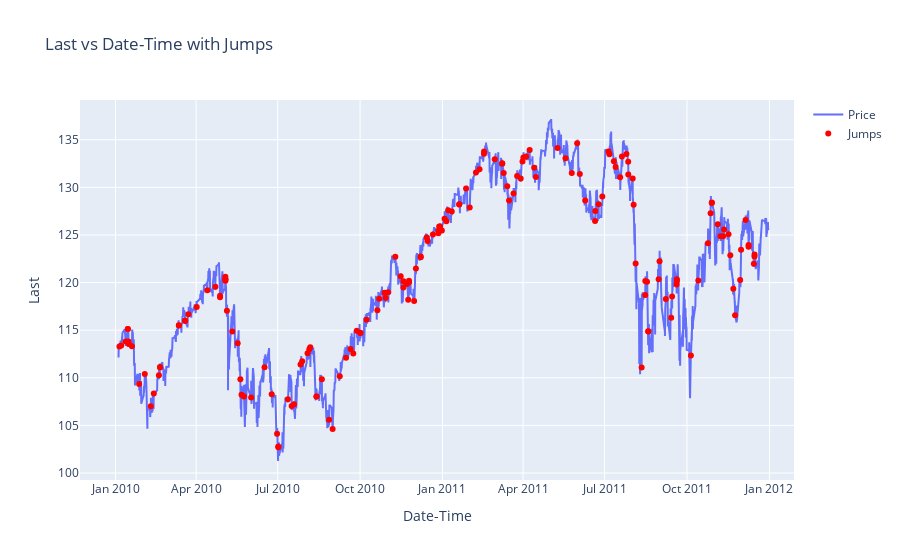

The cell this chart's notebook holds for it:
### Code cell
# Convert the 'Date-Time' column to datetime
#df['Date-Time'] = pd.to_datetime(df['Date-Time'])

# Create a scatter trace for the 'Last' values
trace0 = go.Scatter(
    x=df['Date-Time'],
    y=df['Last'],
    mode='lines',
    name='Price'
)

# Create a scatter trace for the jumps, where 'jump' equals 1
jump_points = df[df['Jump'] == 1]
trace1 = go.Scatter(
    x=jump_points['Date-Time'],
    y=jump_points['Last'],
    mode='markers',
    name='Jumps',
    marker=dict(color='red')
)

# Define the layout for the plot
layout = go.Layout(
    title='Last vs Date-Time with Jumps',
    xaxis=dict(title='Date-Time'),
    yaxis=dict(title='Last'),
    showlegend=True
)

# Create the figure with both traces
fig = go.Figure(data=[trace0, trace1], layout=layout)

# Display the figure
fig.show()

### Figure 1 — Plotly figure (JSON) as saved in the notebook; plotly's stock layout.template omitted (floating-point values rounded to 4 significant figures; data arrays with more than 128 entries replaced by an {"elided": "..."} marker saying what was removed)
{"data": [{"mode": "lines", "name": "Price", "type": "scatter", "x": {"elided": "20150 str values"}, "y": {"elided": "20150 float values"}}, {"marker": {"color": "red"}, "mode": "markers", "name": "Jumps", "type": "scatter", "x": {"elided": "173 str values"}, "y": {"elided": "173 float values"}}], "layout": {"showlegend": true, "title": {"text": "Last vs Date-Time with Jumps"}, "xaxis": {"title": {"text": "Date-Time"}}, "yaxis": {"title": {"text": "Last"}}}}
